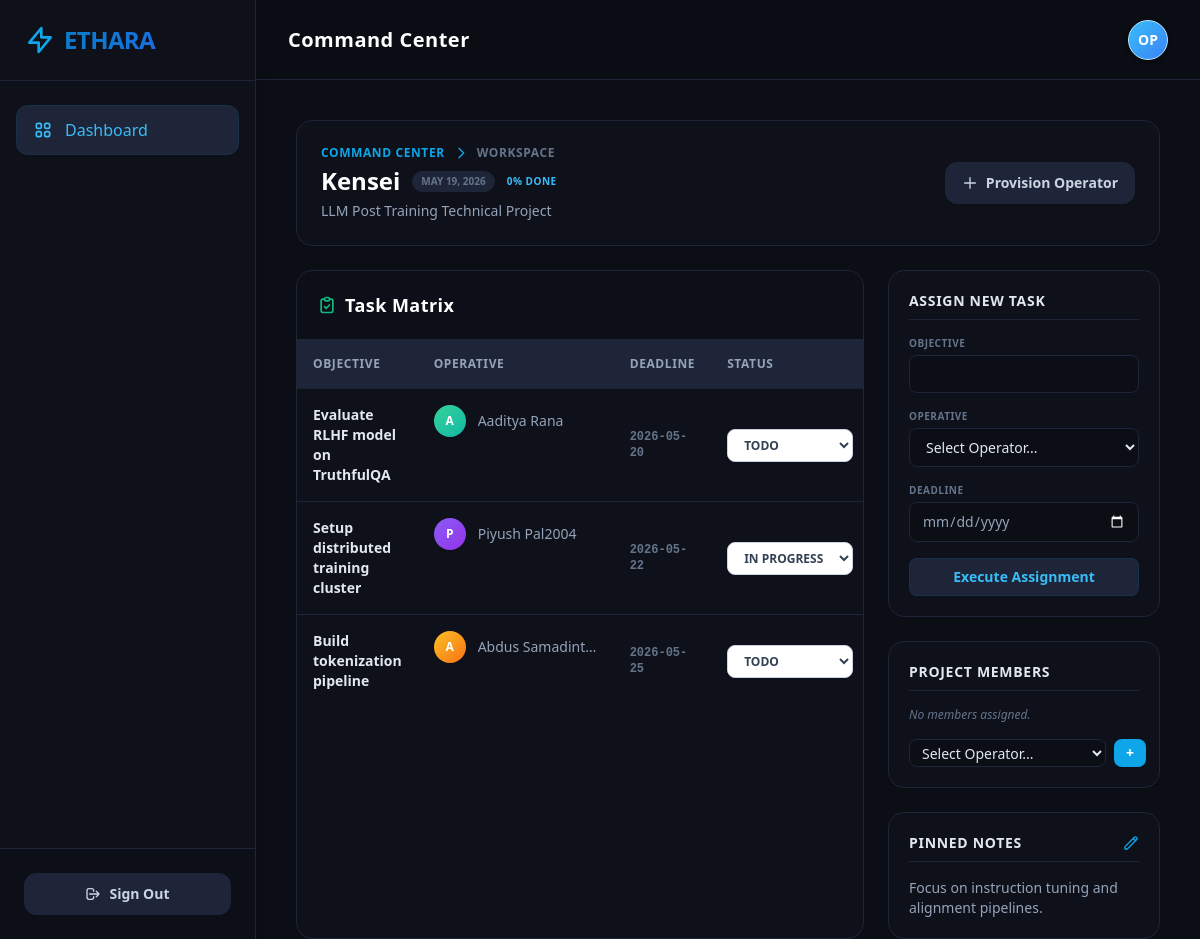
/projects/5fa26031-ff63-48a5-9b0e-a4a22f2af014 (signed in), run on the app's committed database.
### app/models.py (models this page shows)
class Project(Base):
    __tablename__ = "projects"
    id = Column(String, primary_key=True, default=generate_uuid)
    name = Column(String, nullable=False)
    description = Column(String)
    pinned_note = Column(String, nullable=True)
    owner_id = Column(String, ForeignKey("users.id"))
    created_at = Column(DateTime, default=datetime.datetime.utcnow)
    owner = relationship("User", back_populates="projects_owned")
    tasks = relationship("Task", back_populates="project", cascade="all, delete-orphan")
    members = relationship("ProjectMember", back_populates="project", cascade="all, delete-orphan")
    telemetry = relationship("PlatformTelemetry", back_populates="project", cascade="all, delete-orphan")

class Task(Base):
    __tablename__ = "tasks"
    id = Column(String, primary_key=True, default=generate_uuid)
    title = Column(String, nullable=False)
    status = Column(SQLEnum(StatusEnum), nullable=False, default=StatusEnum.TODO)
    due_date = Column(String)
    project_id = Column(String, ForeignKey("projects.id"))
    assignee_id = Column(String, ForeignKey("users.id"))
    task_type = Column(String(50), default="human_hitl")
    compute_estimated_tokens = Column(Integer, default=0)
    processing_logs = Column(JSON, default=list)
    project = relationship("Project", back_populates="tasks")
    assignee = relationship("User", back_populates="tasks_assigned")

class User(Base):
    __tablename__ = "users"
    id = Column(String, primary_key=True, default=generate_uuid)
    email = Column(String, unique=True, index=True, nullable=False)
    hashed_password = Column(String, nullable=False)
    role = Column(SQLEnum(RoleEnum), nullable=False, default=RoleEnum.MEMBER)
    created_at = Column(DateTime, default=datetime.datetime.utcnow)
    projects_owned = relationship("Project", back_populates="owner")
    tasks_assigned = relationship("Task", back_populates="assignee")
    project_memberships = relationship("ProjectMember", back_populates="user", cascade="all, delete-orphan")

### app/main.py (the view)
@app.get("/projects/{project_id}")
def project_workspace(request: Request, project_id: str, db: Session = Depends(get_db), user: User = Depends(get_current_user)):
    project = db.query(Project).filter(Project.id == project_id).first()
    users_list = db.query(User).all()
    return templates.TemplateResponse(request=request, name="project_workspace.html", context={"request": request, "user": user, "project": project, "users": users_list})

### templates/project_workspace.html (shortened to what this page needs)
{% extends "base.html" %}
{% block content %}
<div class="flex flex-col h-full gap-6 relative z-10">
    <div class="flex justify-between items-center bg-[#0F111A] border border-[#1E2538] p-6 rounded-2xl shadow-sm shrink-0">
        <div>
            <div class="flex items-center text-sky-500 mb-1">
                <a href="/dashboard" class="text-xs font-bold uppercase tracking-wider hover:text-sky-400 transition-colors">Command Center</a>
                <svg class="w-4 h-4 mx-2" fill="none" stroke="currentColor" viewBox="0 0 24 24"><path stroke-linecap="round" stroke-linejoin="round" stroke-width="2" d="M9 5l7 7-7 7"></path></svg>
                <span class="text-xs font-bold uppercase tracking-wider text-slate-500">Workspace</span>
            </div>
            <div class="flex items-center gap-3">
                <h1 class="text-2xl font-black text-white">{{ project.name }}</h1>
                <span class="text-[10px] text-slate-500 font-bold uppercase bg-[#1E2538] px-2 py-0.5 rounded-full border border-[#1E2538]">{{ project.created_at.strftime('%b %d, %Y') if project.created_at else 'Unknown' }}</span>
                {% set done_tasks = project.tasks | selectattr("status.value", "equalto", "DONE") | list | length %}
                {% set total_tasks = project.tasks | length %}
                {% set progress = (done_tasks / total_tasks * 100) | round | int if total_tasks > 0 else 0 %}
                <span class="text-[10px] font-bold text-sky-400 uppercase tracking-wider">{{ progress }}% Done</span>
            </div>
            {% if project.description %}
            <p class="text-slate-400 text-sm mt-1">{{ project.description }}</p>
            {% endif %}
        </div>
        <div class="flex gap-3">
            {% if user.role.value == 'ADMIN' %}
            <a href="/projects/{{ project.id }}/members/add" class="bg-[#1E2538] hover:bg-slate-800 border border-[#1E2538] text-slate-300 font-bold py-2.5 px-4 rounded-xl text-sm transition-all shadow-sm flex items-center hover:text-sky-400">
                <svg class="w-4 h-4 mr-2" fill="none" stroke="currentColor" viewBox="0 0 24 24"><path stroke-linecap="round" stroke-linejoin="round" stroke-width="2" d="M12 4v16m8-8H4"></path></svg>
                Provision Operator
            </a>
            {% endif %}
        </div>
    </div>
    <div class="grid grid-cols-1 lg:grid-cols-3 gap-6 flex-1 min-h-0">
        <div class="lg:col-span-2 bg-[#0F111A] border border-[#1E2538] rounded-2xl shadow-sm flex flex-col overflow-hidden">
            <div class="p-5 border-b border-[#1E2538] bg-[#0B0E14]/50 flex justify-between items-center">
                <h2 class="text-lg font-bold text-white flex items-center tracking-wide">
                    Task Matrix
                </h2>
            </div>
            <div class="flex-1 overflow-y-auto custom-scrollbar p-0">
                <table class="w-full text-left border-collapse min-w-[500px]">
                    <thead class="bg-[#1E2538] sticky top-0 z-10 shadow-sm">
                        <tr class="text-slate-400 text-xs uppercase tracking-wider font-bold">
                            <th class="p-4 border-b border-[#1E2538]">Objective</th>
                            <th class="p-4 border-b border-[#1E2538]">Operative</th>
                            <th class="p-4 border-b border-[#1E2538]">Deadline</th>
                            <th class="p-4 border-b border-[#1E2538] w-40">Status</th>
                        </tr>
                    </thead>
                    <tbody class="divide-y divide-[#1E2538]">
                        {% for task in project.tasks %}
                        <tr class="hover:bg-[#1E2538]/50 transition-colors group">
                            <td class="p-4 text-sm font-semibold text-slate-200">{{ task.title }}</td>
                            <td class="p-4 text-sm text-slate-400 flex items-center font-medium">
                                {% if task.assignee %}
                                {% set colors = ['from-red-500 to-rose-600', 'from-amber-400 to-orange-500', 'from-emerald-400 to-teal-500', 'from-blue-500 to-indigo-600', 'from-violet-500 to-purple-600'] %}
                                {% set color = colors[task.assignee.email|length % 5] %}
                                <div class="w-8 h-8 rounded-full bg-gradient-to-br {{ color }} flex items-center justify-center text-xs mr-3 text-white font-bold shadow-sm">
                                    {{ task.assignee.email[0]|upper }}
                                </div>
                                <a href="/operators/{{ task.assignee.id }}" class="hover:text-sky-400 truncate max-w-[120px]">{{ task.assignee.email.split('@')[0] | replace('.', ' ') | title }}</a>
                                {% else %}
                                <span class="text-slate-600">Unassigned</span>
                                {% endif %}
                            </td>
                            <td class="p-4 text-sm text-slate-500 font-mono text-xs font-semibold">
                                {{ task.due_date if task.due_date else '---' }}
                            </td>
                            <td class="p-4 text-sm">
                                {% include 'partials/task_status.html' %}
                            </td>
                        </tr>
                        {% endfor %}
                    </tbody>
                </table>
            </div>
        </div>
        <div class="flex flex-col gap-6">
            {% if user.role.value == 'ADMIN' %}
            <div class="bg-[#0F111A] border border-[#1E2538] rounded-2xl shadow-sm p-5">
                <h3 class="text-sm font-bold text-slate-200 uppercase tracking-wider mb-4 border-b border-[#1E2538] pb-2">Assign New Task</h3>
                <form hx-post="/api/tasks" hx-swap="none" hx-on::after-request="location.reload()" class="space-y-4">
                    <div>
                        <label class="block text-[10px] font-bold uppercase tracking-wider text-slate-500 mb-1">Objective</label>
                        <input type="text" name="title" required class="w-full bg-[#0B0E14] border border-[#1E2538] rounded-lg px-3 py-2 text-sm text-slate-200 focus:border-sky-500 transition-colors">
                    </div>
                    <div>
                        <label class="block text-[10px] font-bold uppercase tracking-wider text-slate-500 mb-1">Operative</label>
                        <select name="assignee_id" required class="w-full bg-[#0B0E14] border border-[#1E2538] rounded-lg px-3 py-2 text-sm text-slate-200 focus:border-sky-500 transition-colors">
                            <option value="">Select Operator...</option>
                        </select>
                    </div>
                    <div>
                        <label class="block text-[10px] font-bold uppercase tracking-wider text-slate-500 mb-1">Deadline</label>
                        <input type="date" name="due_date" class="w-full bg-[#0B0E14] border border-[#1E2538] rounded-lg px-3 py-2 text-sm text-slate-400 focus:border-sky-500 transition-colors" style="color-scheme: dark;">
                    </div>
                    <button type="submit" class="w-full bg-[#1E2538] hover:bg-slate-800 text-sky-400 font-bold py-2 px-4 rounded-lg text-sm border border-sky-900/30 transition-colors">Execute Assignment</button>
                </form>
            </div>
            <div class="bg-[#0F111A] border border-[#1E2538] rounded-2xl shadow-sm p-5">
                <h3 class="text-sm font-bold text-slate-200 uppercase tracking-wider mb-4 border-b border-[#1E2538] pb-2">Project Members</h3>
                <ul class="space-y-3 mb-4 max-h-[150px] overflow-y-auto custom-scrollbar">
                    {% if not project.members %}
                    <li class="text-xs text-slate-500 italic">No members assigned.</li>
                    {% endif %}
                </ul>
                <form hx-post="/api/projects/{{ project.id }}/members" hx-swap="none" hx-on::after-request="location.reload()" class="flex gap-2">
                    <select name="user_id" required class="flex-1 bg-[#0B0E14] border border-[#1E2538] rounded-lg px-2 text-sm text-slate-200 focus:border-sky-500 transition-colors">
                        <option value="">Select Operator...</option>
                    </select>
                    <button type="submit" class="bg-sky-500 hover:bg-sky-400 text-white font-bold py-1 px-3 rounded-lg text-sm transition-colors">+</button>
                </form>
            </div>
            {% endif %}
            <div class="bg-[#0F111A] border border-[#1E2538] rounded-2xl shadow-sm p-5 flex-1 flex flex-col min-h-0">
                <h3 class="text-sm font-bold text-slate-200 uppercase tracking-wider mb-4 border-b border-[#1E2538] pb-2 flex justify-between items-center">
                    Pinned Notes
                    {% if user.role.value == 'ADMIN' %}
                    <button onclick="document.getElementById('note-form').classList.toggle('hidden')" class="text-sky-500 hover:text-sky-400"><svg class="w-4 h-4" fill="none" stroke="currentColor" viewBox="0 0 24 24"><path stroke-linecap="round" stroke-linejoin="round" stroke-width="2" d="M15.232 5.232l3.536 3.536m-2.036-5.036a2.5 2.5 0 113.536 3.536L6.5 21.036H3v-3.572L16.732 3.732z"></path></svg></button>
                    {% endif %}
                </h3>
                <div class="flex-1 overflow-y-auto custom-scrollbar text-sm text-slate-400">
                    {% if project.pinned_note %}
                        <p class="whitespace-pre-wrap">{{ project.pinned_note }}</p>
                    {% else %}
                        <p class="italic text-slate-600 text-center mt-10">No intelligence pinned.</p>
                    {% endif %}
                </div>
            </div>
        </div>
    </div>
</div>
{% endblock %}

### templates/base.html (shortened to what this page needs)
<!DOCTYPE html>
<html lang="en">
<head>
    <script src="https://cdn.tailwindcss.com"></script>
</head>
<body class="bg-[#0B0E14] text-slate-200 min-h-screen font-sans selection:bg-sky-500/30 overflow-hidden">
    {% if request.cookies.get('access_token') %}
    <div class="flex h-screen w-full">
        <aside class="w-64 bg-[#0F111A] border-r border-[#1E2538] flex flex-col z-20 shadow-lg">
            <div class="p-6 border-b border-[#1E2538]">
                <h1 class="text-2xl font-black text-transparent bg-clip-text bg-gradient-to-r from-sky-600 to-blue-600 tracking-tight flex items-center">
                    <svg class="w-8 h-8 mr-2 text-sky-500" fill="none" stroke="currentColor" viewBox="0 0 24 24"><path stroke-linecap="round" stroke-linejoin="round" stroke-width="2" d="M13 10V3L4 14h7v7l9-11h-7z"></path></svg>
                </h1>
            </div>
            <nav class="flex-1 px-4 py-6 space-y-2 overflow-y-auto custom-scrollbar">
                <a href="/dashboard" class="flex items-center px-4 py-3 bg-[#1E2538] text-sky-400 rounded-xl border border-sky-900/30 font-medium transition-all shadow-sm">
                    Dashboard
                </a>
            </nav>
            <div class="p-6 border-t border-[#1E2538] bg-[#0B0E14]/50">
                <button hx-post="/api/auth/logout" hx-swap="none" hx-on::after-request="window.location.href = '/';" class="w-full bg-[#1E2538] hover:bg-slate-800 border border-[#1E2538] text-slate-300 hover:text-red-400 px-4 py-2.5 rounded-xl text-sm font-semibold transition-all shadow-sm flex items-center justify-center">
                    <svg class="w-4 h-4 mr-2" fill="none" stroke="currentColor" viewBox="0 0 24 24"><path stroke-linecap="round" stroke-linejoin="round" stroke-width="2" d="M17 16l4-4m0 0l-4-4m4 4H7m6 4v1a3 3 0 01-3 3H6a3 3 0 01-3-3V7a3 3 0 013-3h4a3 3 0 013 3v1"></path></svg>
                    Sign Out
                </button>
            </div>
        </aside>
        <main class="flex-1 flex flex-col h-screen overflow-hidden bg-[#0B0E14]">
            <header class="h-20 border-b border-[#1E2538] bg-[#0B0E14]/80 backdrop-blur-md flex items-center justify-between px-8 z-10 shadow-sm relative">
                <h2 class="text-xl font-bold text-white tracking-wide">Command Center</h2>
                <div class="relative inline-block" id="profile-helm-container">
                    <button id="profile-helm-trigger" class="w-10 h-10 rounded-full bg-gradient-to-br from-sky-400 to-blue-500 flex items-center justify-center text-sm text-white font-bold shadow-md border border-sky-200 hover:from-sky-500 hover:to-blue-600 transition-colors">
                        OP
                    </button>
                </div>
            </header>
            <div class="flex-1 overflow-y-auto p-6 md:p-10 custom-scrollbar relative">
                {% block content %}{% endblock %}
            </div>
        </main>
    </div>
    {% endif %}
</body>
</html>

### templates/partials/task_status.html (shortened to what this page needs)
<select name="status"
    hx-patch="/api/tasks/{{ task.id }}/status"
    hx-swap="outerHTML"
    class="bg-white border border-slate-300 rounded-lg px-3 py-1.5 text-xs font-bold text-slate-700 focus:outline-none focus:ring-1 focus:ring-sky-500 cursor-pointer shadow-sm transition-all
           {% if task.status.value == 'TODO' %}text-slate-500 bg-slate-50
           {% elif task.status.value == 'IN_PROGRESS' %}text-sky-700 bg-sky-50 border-sky-300
           {% else %}text-emerald-700 bg-emerald-50 border-emerald-300{% endif %}">
    <option value="TODO" {% if task.status.value == 'TODO' %}selected{% endif %} class="text-slate-600 bg-white">TODO</option>
    <option value="IN_PROGRESS" {% if task.status.value == 'IN_PROGRESS' %}selected{% endif %} class="text-sky-700 bg-white">IN PROGRESS</option>
</select>

### templates/base.html (style rules this page uses)
body { font-family: 'Inter', sans-serif; background: #f8fafc; }
.custom-scrollbar { overflow-y: auto; overflow-x: auto; }

### data on the page
Project: name "Kensei", created_at "MAY 19, 2026", description "LLM Post Training Technical Project", pinned_note "Focus on instruction tuning and alignment pipelines."
Task: title "Evaluate RLHF model on TruthfulQA", assignee "A", assignee.email.split "Aaditya Rana", due_date "2026-05-20", status "TODO"
Task: title "Setup distributed training cluster", assignee "P", assignee.email.split "Piyush Pal2004", due_date "2026-05-22", status "IN PROGRESS"
Task: title "Build tokenization pipeline", assignee "A", assignee.email.split "Abdus Samadint…", due_date "2026-05-25", status "TODO"

### other printed values
{{ progress }} "0"
